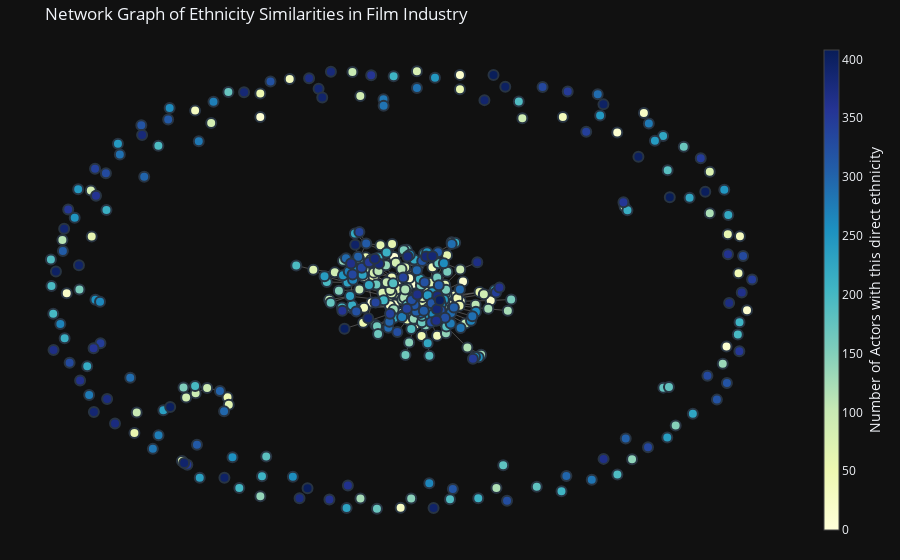

Notebook source saved alongside this figure:
### Code cell
pos = nx.spring_layout(G)

# Create edges for the plot
edge_x = []
edge_y = []
for edge in G.edges():
    x0, y0 = pos[edge[0]]
    x1, y1 = pos[edge[1]]
    edge_x.extend([x0, x1, None])
    edge_y.extend([y0, y1, None])

# Create nodes for the plot
node_x = []
node_y = []
for node in pos:
    x, y = pos[node]
    node_x.append(x)
    node_y.append(y)

# Create Plotly Trace for edges
edge_trace = go.Scatter(x=edge_x, y=edge_y, line=dict(width=0.5, color='#888'), hoverinfo='none', mode='lines')

# Create Plotly Trace for nodes
node_trace = go.Scatter(
    x=node_x, 
    y=node_y, 
    mode='markers', 
    hoverinfo='text', 
    marker=dict(
        showscale=True, 
        colorscale='YlGnBu', 
        size=10, 
        color=list(range(len(G))), 
        colorbar=dict(
            thickness=15, 
            title='Number of Actors with this direct ethnicity', 
            xanchor='left', 
            titleside='right'
        ), 
        line_width=2
    ),
    text=[node for node in G.nodes],  # Node names for hover text
    hovertext=[node for node in G.nodes]  # Alternate way to set hover text
)

# Create the figure
fig = go.Figure(data=[edge_trace, node_trace], layout=go.Layout(
    showlegend=False, 
    hovermode='closest', 
    margin=dict(b=20,l=5,r=5,t=40),
    xaxis=dict(showgrid=False, zeroline=False, showticklabels=False),
    yaxis=dict(showgrid=False, zeroline=False, showticklabels=False)
))

# Set title
fig.update_layout(title='Network Graph of Ethnicity Similarities in Film Industry')

# Show the figure
fig.show()

### Figure 1 — Plotly figure (JSON) as saved in the notebook; plotly's stock layout.template omitted (floating-point values rounded to 4 significant figures; data arrays with more than 128 entries replaced by an {"elided": "..."} marker saying what was removed)
{"data": [{"hoverinfo": "none", "line": {"color": "#888", "width": 0.5}, "mode": "lines", "x": {"elided": "2187 float values"}, "y": {"elided": "2187 float values"}, "type": "scatter"}, {"hoverinfo": "text", "hovertext": {"elided": "409 str values"}, "marker": {"color": {"elided": "409 int values"}, "colorbar": {"thickness": 15, "title": {"side": "right", "text": "Number of Actors with this direct ethnicity"}, "xanchor": "left"}, "colorscale": [[0.0, "rgb(255,255,217)"], [0.125, "rgb(237,248,177)"], [0.25, "rgb(199,233,180)"], [0.375, "rgb(127,205,187)"], [0.5, "rgb(65,182,196)"], [0.625, "rgb(29,145,192)"], [0.75, "rgb(34,94,168)"], [0.875, "rgb(37,52,148)"], [1.0, "rgb(8,29,88)"]], "line": {"width": 2}, "showscale": true, "size": 10}, "mode": "markers", "text": {"elided": "409 str values"}, "x": {"elided": "409 float values"}, "y": {"elided": "409 float values"}, "type": "scatter"}], "layout": {"hovermode": "closest", "margin": {"b": 20, "l": 5, "r": 5, "t": 40}, "showlegend": false, "xaxis": {"showgrid": false, "showticklabels": false, "zeroline": false}, "yaxis": {"showgrid": false, "showticklabels": false, "zeroline": false}, "title": {"text": "Network Graph of Ethnicity Similarities in Film Industry"}}}
